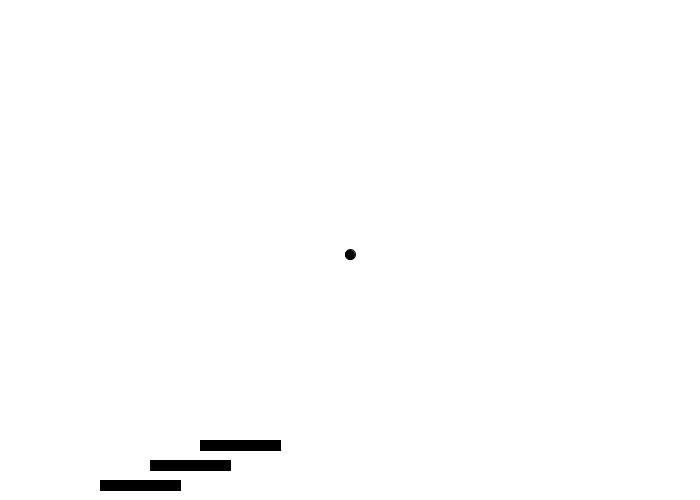
Frame 1 (no input)
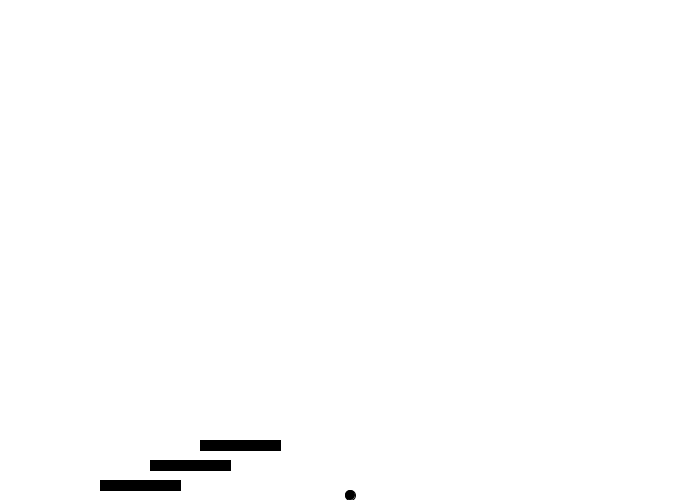
Frame 60 (the mouse pressed at the canvas centre just before this capture)
Frame 120 (the mouse held since frame 60 and released just before this capture): identical to frame 60, image omitted

The Processing sketch that drew these frames (run headless with seeded random() and noise(); from frame 60 on, the mouse is pressed at the canvas centre):

// Processing sketch: Plataforma
// ── Plataforma.pde

PVector g;
player ply;
platform[] p;

//Niveles

int[][] platPos = {{100,480},{150,460},{200,440}};

void setup() 

{
  frameRate(60);
  size(700,500);
  g = new PVector(0,4.9);
  p = new platform[platPos.length];
  
  for (int i = 0;i < platPos.length;i++)
  {p[i] = new platform(new PVector(80,10),new PVector(platPos[i][0],platPos[i][1]));}
  //p[i] = new platform(new PVector(80,20),platPos[0][0],platPos[0][1]);
  ply = new player(new PVector(width / 2,height / 2), new PVector(0,0), new PVector(0,0)); 
}

void draw() 

{
  background(255);
  ply.display();
  ply.move(key);
  displayMap(p);
}
// ── Escenario.pde

class platform

{

PVector size, pos; 
  
platform(PVector temp_size, PVector temp_pos)
{
 size = temp_size;
 pos = temp_pos;
}

void display()

{
fill(0);
rect(pos.x,pos.y,size.x,size.y);
}

}

boolean touchingPlatform(player p,platform pt[])

{

  boolean tch = false;
  for (int i = 0;i < pt.length;i++) //Todos 
  {
   if((p.x.x > pt[i].pos.x && p.x.x < pt[i].pos.x + pt[i].size.x) && (p.x.y - p.playerSize == pt[i].pos.y))
   {tch = true;println("Tocando:" + pt[i]);}   
  }
  return tch;
  
}

platform platformInput(player p,platform pt[])

{
 for (int i = 0;i < pt.length;i++) //Todos 
  {
   if((p.x.x > pt[i].pos.x && p.x.x < pt[i].pos.x + pt[i].size.x) && (p.x.y - p.playerSize == pt[i].pos.y))
   {return pt[i];}   
  }
  return pt[0];
}

void displayMap(platform pt[])

{
 for (int i = 0;i < pt.length;i++)
 {pt[i].display();}
}
// ── Player.pde
class player 

{ 

  PVector x, v, a;
  int playerSize = 10;
  float maxAccel = 0.2;
  float maxVel = 5;
  color playerColor = color(0,0,0);
  boolean tchFloor = false;
  
  player(PVector temp_pos, PVector temp_vel, PVector temp_accel) 
  
  { 
    x = temp_pos;
    v = temp_vel;
    a = temp_accel;
  }

  void display() 
  {      
    
    int floor = height - playerSize / 2;
    
    a.y = g.y;
    
    a.y = constrain(a.y,-5,g.y);
    a.x = constrain(a.x,-maxAccel,maxAccel);

    v.add(a);
    v.x = constrain(v.x,-maxVel,maxVel);

    x.add(v);
    x.x = constrain(x.x,playerSize / 2,width - playerSize / 2);
    
    if (touchingPlatform(this,p))
    {x.y = constrain(x.y,playerSize / 2,floor);} //touchingPlatform(this,p).pos.y
    else
    {x.y = constrain(x.y,playerSize / 2,floor);}
    
    fill(playerColor); 
    ellipse(x.x,x.y,playerSize,playerSize);
  }
  
  void move(int k) 
  {
    boolean touchingFloor = x.y == height - playerSize / 2;
    if (keyPressed)
    {
     switch(k)
     {
      case 'w': //Salto
      if (touchingFloor || touchingPlatform(this,p))v.y = -50;
      break;
      case 'a':
      v.x = -4;
      break;
      case 'd':
      v.x = 4;
      break;
     }
    }
    else
    {v.x = 0;}
  }

}
